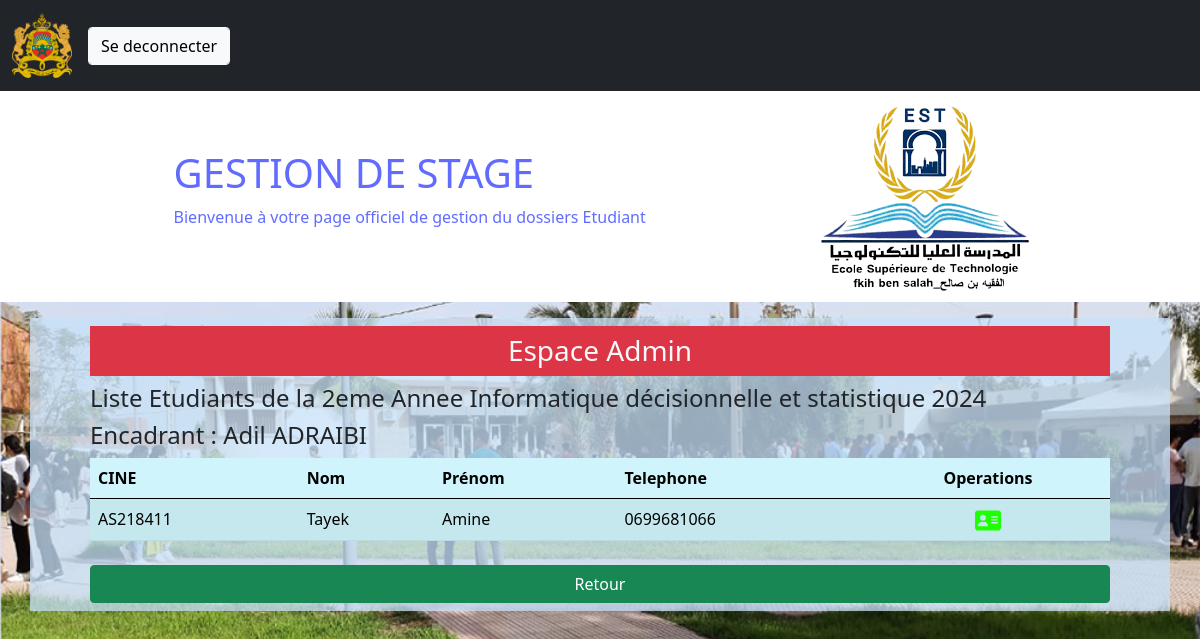
The page /listEtudiants/2eme Annee/Informatique décisionnelle et statistique/2024/J363077 (signed in) on the database its author committed.
### manager/models.py (models this page shows, shortened)
class Dossiers(models.Model):
    TYPES = (
        ("1", "Stage d'initiation"),
        ('2', 'stage technique'),
        ('3', 'stage PFE'),
        ('4', 'Stage Professionel'),
    )
    NIVEAUX = (
        ("1ere Annee", "1ere Annee"),
        ("2eme Annee", "2eme Annee"),
        ('Licence Professionelle', 'Licence Professionelle'),
    )
    Type = models.CharField(max_length=50, choices=TYPES)
    Rapport = models.CharField(max_length=100, null=False, blank=False)
    Doss= models.CharField(max_length=100, null=False, blank=False)
    Sujet = models.CharField(max_length=100, null=False, blank=False)
    Encadrant = models.CharField(max_length=100, null=False, blank=False)
    Domaine = models.CharField(max_length=100, null=False, blank=False)
    Nom_filiere = models.CharField(max_length=100)
    Year = models.DateField(auto_now=False, auto_now_add=False)
    Niveau = models.CharField(max_length=50, choices = NIVEAUX)
    Student = models.ForeignKey(Student, on_delete=models.CASCADE)
    ValidationProf = models.BooleanField(default=False)
    ValidationAdmin = models.BooleanField(default=False)
    RemarqueProf = models.CharField(max_length=255, blank=True, null=True)
    RemarqueAdmin = models.CharField(max_length=255, blank=True, null=True)
    class Meta:
        ordering=['Type']

class User(AbstractUser):
    class Role(models.TextChoices):
        ADMIN="ADMIN", 'ADMIN'
        PROF="PROF", 'PROF'
        ETUDIANT="ETUDIANT", 'ETUDIANT'
    SEX = (
        ("Male", "Male"),
        ('Female', 'Female'),
    )
    base_role=Role.ADMIN
    base_role1=Role.ETUDIANT
    role = models.CharField(max_length = 20, choices= Role)
    Sex =  models.CharField(max_length = 10, choices=SEX)
    adresse=models.TextField(max_length=150,null=True)
    tel=models.CharField(max_length=40,null=True)
    Napog=models.IntegerField(default=0,null=True)
    CNE=models.CharField(max_length=50,null=True)
    dateN= models.DateField(auto_now=False, auto_now_add=False, null=True)
    lieuxN = models.CharField(max_length=50,null=True)
    SPC = models.CharField(max_length = 50,null=True)

### manager/views.py (the view)
# urls.py: path('listEtudiants/<str:niveau>/<str:filiere>/<int:annee>/<str:prof>', views.listEtudiants, name='listEtudiants'),
def listEtudiants(request, niveau, filiere, annee, prof):
    if request.user.is_authenticated and request.user.role == 'ADMIN':
        p=Prof.prof.get(username=prof)
        f=Filiere.objects.get(Nom_filiere=filiere)
        encadrant=p.first_name+' '+p.last_name
        etudiants=Student.student.filter(dossiers__Encadrant=encadrant, dossiers__Niveau=niveau, dossiers__Year=f'{annee}-01-01', dossiers__Nom_filiere=filiere ).distinct()
        return render(request, 'manager/listEtudiantsSession.html', {'pk':f.pk, 'etudiants':etudiants, 'niveau':niveau, 'filiere':filiere, 'annee':annee, 'encadrant':encadrant, 'prof':prof  })

### manager/models.py (called while the page is built)
    def get_queryset(self, *args, **kwargs):
        result=super().get_queryset(*args, **kwargs)
        return result.filter(role=User.Role.PROF)

    def get_queryset(self, *args, **kwargs):
        result=super().get_queryset(*args, **kwargs)
        return result.filter(role=User.Role.ETUDIANT)

### templates/manager/listEtudiantsSession.html
{% extends 'manager/base.html' %}
{% load static %}
{% block content %}
<div class="form container">
  <h3 class="text-light bg-danger p-2">Espace Admin</h3>
  <h4>Liste Etudiants de la {{ niveau }} {{ filiere }} {{ annee }} </h4>
  <h4>Encadrant : {{ encadrant }} </h4>
  <ul class="list-group">
  {% if etudiants %}
    <table class="table table-info table-striped">
      <thead>
        <tr>
          <th scope="col">CINE</th>
          <th scope="col">Nom</th>
          <th scope="col">Prénom</th>
          <th scope="col">Telephone</th>
          <th class="d-flex justify-content-center" scope="col">Operations</th>
        </tr>
      </thead>
      <tbody>
        {% for etudiant in etudiants %}
        <tr>
          <td>{{ etudiant.username }}</td>
          <td>{{ etudiant.first_name }}</td>
          <td>{{ etudiant.last_name }}</td>
          <td>{{ etudiant.tel }}</td>
          <td class="d-flex justify-content-center">
            <a class="mx-2" href="{% url 'listDossiers' niveau filiere annee encadrant prof %}">
              <img src="{% static 'icons/address-card-solid.svg' %}" alt="Show" width="26">
            </a>
          </td>
        </tr>
        {% endfor %}
      </tbody>
    </table>
  {% else  %}
  <li class="list-group-item">
    <h4 class="text-primary">Aucun Etudiant</h4>
   </li>
  {%endif%}
  <div class="d-grid gap-2 mt-2">
    <a href="{% url 'updateFiliere' pk %}" class="btn btn-success">Retour</a>
  </div>
</div>
{% endblock content %}

### rows shown on the page
Dossiers: Encadrant "Adil ADRAIBI"
User: username "AS218411", first_name "Tayek", last_name "Amine", tel "0699681066"

### other values the page prints
{{ niveau }} "2eme Annee"
{{ filiere }} "Informatique décisionnelle et statistique"
{{ annee }} "2024"
